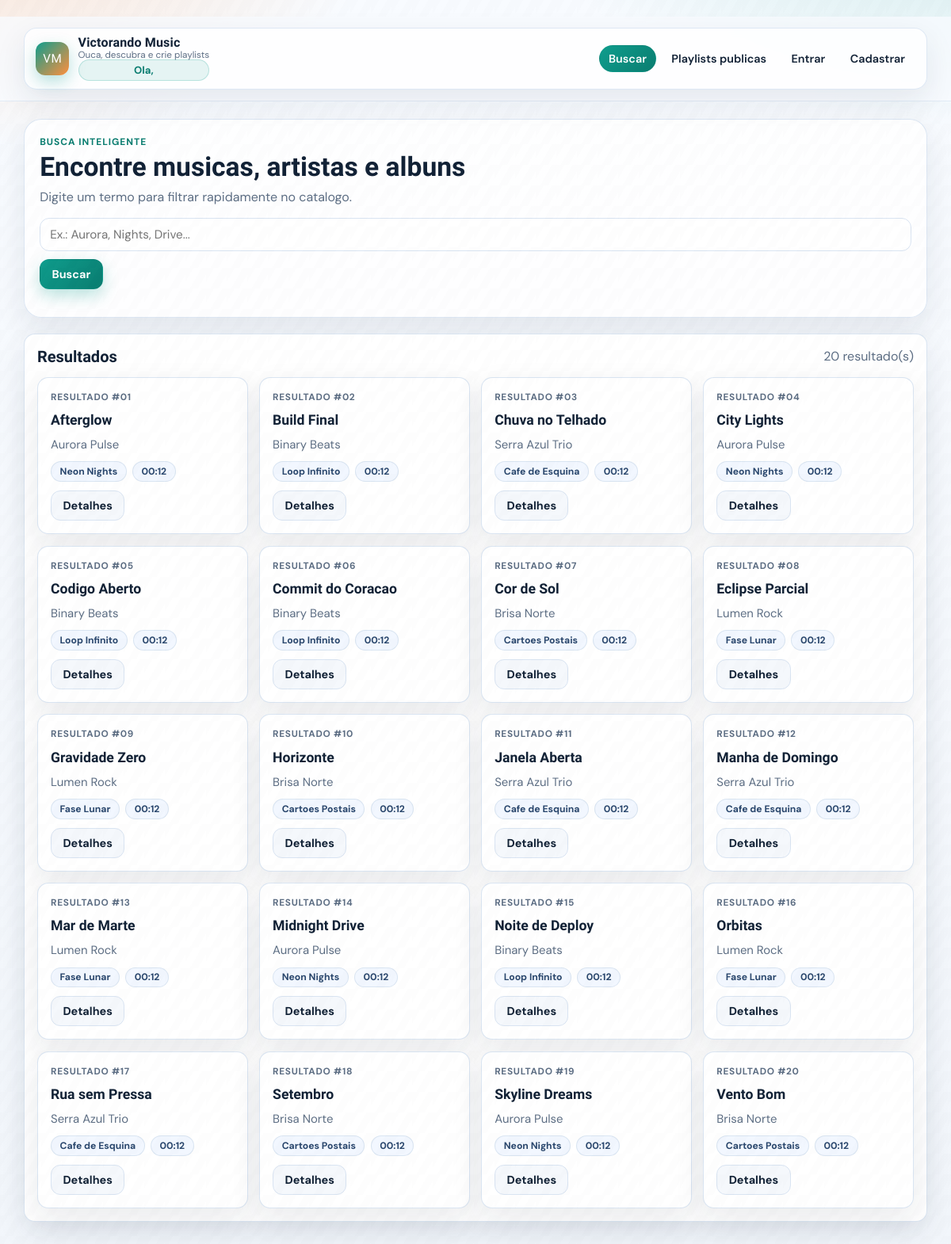
The app's page /buscar with its own data.
### app/models/music.py (models this page shows, shortened)
class Music(db.Model):
    __tablename__ = 'musicas'
    id = db.Column(db.Integer, primary_key=True)
    titulo = db.Column(db.String(150), nullable=False, index=True)
    album_id = db.Column(db.Integer, db.ForeignKey('albuns.id'), nullable=False)
    duracao = db.Column(db.Integer)  # em segundos
    arquivo_url = db.Column(db.String(255), nullable=False)
    numero_faixa = db.Column(db.Integer)
    visualizacoes = db.Column(db.Integer, default=0)
    @property
    def duracao_formatada(self):
        if not self.duracao:
            return "00:00"
        minutos = self.duracao // 60
        segundos = self.duracao % 60
        return f"{minutos:02d}:{segundos:02d}"
    def to_dict(self, include_album=True):
        data = {
            'id': self.id,
            'titulo': self.titulo,
            'album_id': self.album_id,
            'duracao': self.duracao,
            'duracao_formatada': self.duracao_formatada,
            'arquivo_url': self.arquivo_url,
            'numero_faixa': self.numero_faixa,
            'visualizacoes': self.visualizacoes
        }
        if include_album and self.album:
            data['album'] = {
                'id': self.album.id,
                'titulo': self.album.titulo,
                'capa_url': self.album.capa_url,
                'artista': {
                    'id': self.album.artista.id,
                    'nome': self.album.artista.nome
                } if self.album.artista else None
            }
        return data

### app/models/artist.py (models this page shows, shortened)
class Artist(db.Model):
    __tablename__ = 'artistas'
    id = db.Column(db.Integer, primary_key=True)
    nome = db.Column(db.String(100), nullable=False, index=True)
    genero = db.Column(db.String(50))
    bio = db.Column(db.Text)
    imagem_url = db.Column(db.String(255))
    albuns = db.relationship('Album', backref='artista', lazy='dynamic', cascade='all, delete-orphan')

### app/models/album.py (models this page shows, shortened)
class Album(db.Model):
    __tablename__ = 'albuns'
    id = db.Column(db.Integer, primary_key=True)
    titulo = db.Column(db.String(150), nullable=False, index=True)
    artista_id = db.Column(db.Integer, db.ForeignKey('artistas.id'), nullable=False)
    ano_lancamento = db.Column(db.Integer)
    capa_url = db.Column(db.String(255))
    descricao = db.Column(db.Text)
    musicas = db.relationship('Music', backref='album', lazy='dynamic', cascade='all, delete-orphan')

### app/views/music_routes.py (the view)
@music_bp.route('/buscar')
def buscar():
    termo = request.args.get('q', '')
    pagina = request.args.get('pagina', 1, type=int)
    limite = 20
    offset = (pagina - 1) * limite
    resultado = MusicController.buscar_musicas(termo, limite, offset)
    if resultado['success']:
        musicas = resultado['musicas']
        total = resultado['total']
        total_paginas = (total + limite - 1) // limite
    else:
        musicas = []
        total = 0
        total_paginas = 0
        flash(resultado.get('message', 'Erro ao buscar músicas'), 'error')
    return render_template('buscar.html',
                        musicas=musicas,
                        termo=termo,
                        pagina=pagina,
                        total_paginas=total_paginas,
                        total=total)

### app/__init__.py (called while the page is built)
def _build_app_initials(app_name):
    parts = [part[0].upper() for part in app_name.split() if part and part[0].isalnum()]
    return ''.join(parts[:2]) or 'SM'

### app/controllers/music_controller.py (called while the page is built, shortened)
    @staticmethod
    def buscar_musicas(termo=None, limite=50, offset=0):
        try:
            query = Music.query.join(Album).join(Artist)
            total = query.count()
            musicas = query.order_by(Music.titulo).limit(limite).offset(offset).all()
            return {
                'success': True,
                'musicas': [m.to_dict() for m in musicas],
                'total': total,
                'limite': limite,
                'offset': offset
            }
        except Exception as e:
            return {'success': False, 'message': f'Erro ao buscar músicas: {str(e)}'}

### app/extensions.py (called while the page is built, shortened)
def _register_request_observability(app):
    @app.before_request
    def _mark_request_start():
        g._request_start_ts = monotonic()
    @app.after_request
    def _log_request(response):
        start = getattr(g, '_request_start_ts', None)
        if start is None:
            return response
        duration_ms = (monotonic() - start) * 1000
        response.headers['X-Request-Duration-Ms'] = f'{duration_ms:.2f}'
        app.logger.info(
            'request method=%s path=%s status=%s duration_ms=%.2f',
            request.method,
            request.path,
            response.status_code,
            duration_ms,
        )
        return response

def _register_rate_limiting(app):
    @app.before_request
    def _guard_rate_limit():
        if not app.config.get('RATE_LIMIT_ENABLED', True):
            return None
        if not request.path.startswith('/api/'):
            return None

### app/templates/buscar.html (shortened to what this page needs)
﻿{% extends 'base.html' %}
{% block content %}
<section class="page-header" data-animate>
  <p class="kicker">Busca inteligente</p>
  <h1 class="page-title">Encontre musicas, artistas e albuns</h1>
  <p class="page-subtitle">Digite um termo para filtrar rapidamente no catalogo.</p>
  <form method="get" class="search-shell" style="margin-top: 1rem;">
    <input type="search" name="q" placeholder="Ex.: Aurora, Nights, Drive..." value="{{ termo }}">
    <button type="submit">Buscar</button>
  </form>
</section>
<section class="panel" data-animate style="--delay: 80ms;">
  <div class="section-head">
    <h2 class="section-title">Resultados</h2>
    <span class="muted">{{ total }} resultado(s)</span>
  </div>
  {% if musicas %}
    <div class="card-grid" style="margin-top: 0.9rem;">
      {% for musica in musicas %}
        {% set album = musica.album if musica.album else None %}
        {% set artista = album.artista if album and album.artista else None %}
        <article class="music-card" data-animate style="--delay: {{ 130 + (loop.index0 * 35) }}ms;">
          <span class="card-index">Resultado #{{ '%02d' % (((pagina - 1) * 20) + loop.index) }}</span>
          <h3 class="music-title">
            <a href="{{ url_for('music.musica_detalhes', musica_id=musica.id) }}">{{ musica.titulo }}</a>
          </h3>
          <p class="meta-line">{{ artista.nome if artista else 'Artista desconhecido' }}</p>
          <div class="meta-pills">
            {% if album %}<span class="chip">{{ album.titulo }}</span>{% endif %}
            {% if musica.duracao_formatada %}<span class="chip">{{ musica.duracao_formatada }}</span>{% endif %}
          </div>
          <div class="actions">
            <a class="btn btn-ghost" href="{{ url_for('music.musica_detalhes', musica_id=musica.id) }}">Detalhes</a>
          </div>
        </article>
      {% endfor %}
    </div>
  {% else %}
    <div class="empty-state" style="margin-top: 0.9rem;">
      Nenhum resultado encontrado para "{{ termo }}".
    </div>
  {% endif %}
</section>
{% endblock %}

### app/static/css/style.css (style rules this page uses)
* { box-sizing: border-box; }
html, body { margin: 0; padding: 0; }
body { min-height: 100vh; color: var(--text); font-family: var(--font-body); background: radial-gradient(900px 520px at -4% -8%, rgba(255, 143, 61, 0.24), transparent 60%), radial-gradient(980px 560px at 104% -12%, rgba(15, 157, 141, 0.2), transparent 63%), linear-gradient(180deg, var(--bg-top) 0%, var(--bg-bottom) 100%); }
body::before { content: ''; position: fixed; inset: 0; pointer-events: none; opacity: 0.35; background-image: linear-gradient(120deg, rgba(18, 34, 54, 0.02) 25%, transparent 25%, transparent 50%, rgba(18, 34, 54, 0.02) 50%, rgba(18, 34, 54, 0.02) 75%, transparent 75%, transparent); background-size: 26px 26px; }
.page-header { padding: 1.2rem; border-radius: var(--radius-lg); border: 1px solid rgba(217, 228, 242, 0.9); background: var(--surface); box-shadow: var(--shadow-soft); }
.kicker { margin: 0; font-size: 0.75rem; letter-spacing: 0.08em; text-transform: uppercase; color: var(--brand-strong); font-weight: 700; }
.page-title { margin: 0.28rem 0 0.5rem; font-family: var(--font-title); font-size: clamp(1.5rem, 1.2rem + 1.2vw, 2.1rem); }
.page-subtitle { margin: 0; color: var(--muted); max-width: 70ch; }
.section-title { margin: 0; font-family: var(--font-title); font-size: 1.25rem; }
.section-head { display: flex; align-items: center; justify-content: space-between; gap: 0.8rem; flex-wrap: wrap; }
.card-grid { display: grid; grid-template-columns: repeat(auto-fit, minmax(245px, 1fr)); gap: 0.9rem; }
.music-card, .panel, .form-card, .list-card { background: var(--surface-strong); border: 1px solid rgba(217, 228, 242, 0.95); border-radius: var(--radius-md); box-shadow: var(--shadow-soft); }
.music-card { padding: 1rem; display: flex; flex-direction: column; gap: 0.7rem; transition: transform 0.18s ease, box-shadow 0.2s ease; }
.card-index { font-size: 0.74rem; color: var(--muted); font-weight: 700; letter-spacing: 0.06em; text-transform: uppercase; }
.music-title { margin: 0; font-size: 1.1rem; font-family: var(--font-title); }
.music-title a { color: inherit; text-decoration: none; }
.meta-line { margin: 0; color: var(--muted); font-size: 0.93rem; }
.meta-pills { display: flex; flex-wrap: wrap; gap: 0.45rem; }
.chip { display: inline-flex; align-items: center; border-radius: 999px; padding: 0.24rem 0.66rem; font-size: 0.76rem; font-weight: 700; border: 1px solid rgba(217, 228, 242, 0.95); color: #2a476d; background: #f2f7ff; }
.actions { display: flex; flex-wrap: wrap; gap: 0.52rem; }
.btn, button { display: inline-flex; justify-content: center; align-items: center; text-decoration: none; border-radius: 12px; border: 1px solid transparent; font-family: var(--font-body); font-size: 0.9rem; font-weight: 700; cursor: pointer; padding: 0.56rem 0.9rem; transition: transform 0.16s ease, filter 0.16s ease, box-shadow 0.2s ease; }
.btn, button[type='submit'] { color: #fff; background: linear-gradient(135deg, var(--brand) 0%, var(--brand-strong) 100%); box-shadow: 0 8px 20px rgba(15, 157, 141, 0.28); }
.btn-ghost { color: var(--text); background: #f5f8fc; border-color: var(--line); box-shadow: none; }
.search-shell, .form, .form-inline { display: flex; gap: 0.65rem; }
.search-shell, .form-inline { flex-wrap: wrap; }
input, textarea, select { width: 100%; border: 1px solid var(--line); border-radius: 12px; padding: 0.62rem 0.75rem; color: var(--text); background: #fff; font-family: var(--font-body); font-size: 0.95rem; }
.panel { padding: 1rem; }
.muted { color: var(--muted); }
[data-animate] { opacity: 0; transform: translateY(18px); transition: opacity 0.6s ease, transform 0.6s ease; transition-delay: var(--delay, 0ms); }
[data-animate].in-view { opacity: 1; transform: translateY(0); }

### records on screen
Music: {{ 130 + (loop.index0 * 35) }} 130 (drawn), index "01", titulo "Afterglow", duracao_formatada "00:12"
Artist: nome "Aurora Pulse"
Album: titulo "Neon Nights"
Music: {{ 130 + (loop.index0 * 35) }} 165 (drawn), index "02", titulo "Build Final", duracao_formatada "00:12"
Artist: nome "Binary Beats"
Album: titulo "Loop Infinito"
Music: {{ 130 + (loop.index0 * 35) }} 200 (drawn), index "03", titulo "Chuva no Telhado", duracao_formatada "00:12"
Artist: nome "Serra Azul Trio"
Album: titulo "Cafe de Esquina"
Music: {{ 130 + (loop.index0 * 35) }} 235 (drawn), index "04", titulo "City Lights", duracao_formatada "00:12"
Music: {{ 130 + (loop.index0 * 35) }} 270 (drawn), index "05", titulo "Codigo Aberto", duracao_formatada "00:12"
Music: {{ 130 + (loop.index0 * 35) }} 305 (drawn), index "06", titulo "Commit do Coracao", duracao_formatada "00:12"
Music: {{ 130 + (loop.index0 * 35) }} 340 (drawn), index "07", titulo "Cor de Sol", duracao_formatada "00:12"
Artist: nome "Brisa Norte"
Album: titulo "Cartoes Postais"
Music: {{ 130 + (loop.index0 * 35) }} 375 (drawn), index "08", titulo "Eclipse Parcial", duracao_formatada "00:12"
Artist: nome "Lumen Rock"
Album: titulo "Fase Lunar"
Music: {{ 130 + (loop.index0 * 35) }} 410 (drawn), index "09", titulo "Gravidade Zero", duracao_formatada "00:12"
Music: {{ 130 + (loop.index0 * 35) }} 445 (drawn), index "10", titulo "Horizonte", duracao_formatada "00:12"
Music: {{ 130 + (loop.index0 * 35) }} 480 (drawn), index "11", titulo "Janela Aberta", duracao_formatada "00:12"
Music: {{ 130 + (loop.index0 * 35) }} 515 (drawn), ((pagina-1)*20)+loop.index "12", titulo "Manha de Domingo", duracao_formatada "00:12"
Music: {{ 130 + (loop.index0 * 35) }} 550 (drawn), index "13", titulo "Mar de Marte", duracao_formatada "00:12"
Music: {{ 130 + (loop.index0 * 35) }} 585 (drawn), index "14", titulo "Midnight Drive", duracao_formatada "00:12"
Music: {{ 130 + (loop.index0 * 35) }} 620 (drawn), index "15", titulo "Noite de Deploy", duracao_formatada "00:12"
Music: {{ 130 + (loop.index0 * 35) }} 655 (drawn), index "16", titulo "Orbitas", duracao_formatada "00:12"
Music: {{ 130 + (loop.index0 * 35) }} 690 (drawn), index "17", titulo "Rua sem Pressa", duracao_formatada "00:12"
Music: {{ 130 + (loop.index0 * 35) }} 725 (drawn), index "18", titulo "Setembro", duracao_formatada "00:12"
Music: {{ 130 + (loop.index0 * 35) }} 760 (drawn), index "19", titulo "Skyline Dreams", duracao_formatada "00:12"
Music: {{ 130 + (loop.index0 * 35) }} 795 (drawn), index "20", titulo "Vento Bom", duracao_formatada "00:12"

### other values on screen
{{ APP_INITIALS }} "VM"
{{ APP_NAME }} "Victorando Music"
{{ total }} "20"
